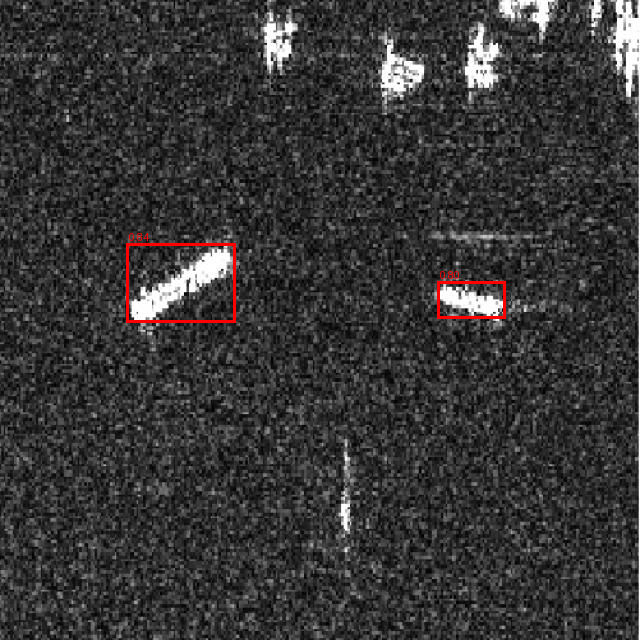
#> input picture inference_ipynb/Pair-5/ship-result.png, 640 x 640 px
$ jupyter execute --allow-errors culprit_detection.ipynb
#> lines starting #> are read from the running program, lines starting #| are printed output that depends on the picture; after the words box and inside, x2 and y2 are one past the last pixel; in counts of white or black regions, pixels touching at a corner belong together
[cell 1]
import cv2
import numpy as np
import matplotlib.pyplot as plt
import math

[cell 2]
# ---------------- CONFIGURATION ----------------
ship_path = "Pair-5/ship-result.png"
debris_path = "Pair-5/debris-result.png"
threshold = 200   # pixel threshold for verdict
mode = 'A'        # 'A' for transparent, 'B' for shifted overlay
# ------------------------------------------------

[cell 3]
def detect_red_boxes(img):
    """Detect red bounding boxes while ignoring text labels."""
    hsv = cv2.cvtColor(img, cv2.COLOR_BGR2HSV)

    # detect red color
    lower_red1, upper_red1 = (0, 100, 100), (10, 255, 255)
    lower_red2, upper_red2 = (160, 100, 100), (180, 255, 255)
    mask = cv2.inRange(hsv, lower_red1, upper_red1) + cv2.inRange(hsv, lower_red2, upper_red2)

    # Morphological closing to remove text gaps
    kernel = np.ones((3,3), np.uint8)
    mask = cv2.morphologyEx(mask, cv2.MORPH_CLOSE, kernel, iterations=3)

    # Find contours
    contours, _ = cv2.findContours(mask, cv2.RETR_EXTERNAL, cv2.CHAIN_APPROX_SIMPLE)
    boxes = []

    for c in contours:
        x, y, w, h = cv2.boundingRect(c)

        # Ignore tiny or very wide regions (like text labels)
        aspect_ratio = w / float(h)
        area = w * h
        if area < 200:     # too small (noise or text)
            continue
        if aspect_ratio > 3.5:  # too wide (text line)
            continue
        boxes.append((x, y, x + w, y + h))

    return boxes

[cell 4]
def get_centers(boxes):
    centers = []
    for (x1, y1, x2, y2) in boxes:
        centers.append(((x1 + x2)//2, (y1 + y2)//2))
    return centers

[cell 5]
def compute_distances(centers1, centers2):
    distances = []
    for i, c1 in enumerate(centers1):
        for j, c2 in enumerate(centers2):
            dist = math.sqrt((c1[0]-c2[0])**2 + (c1[1]-c2[1])**2)
            distances.append(((i, j), dist))
    return distances

[cell 6]
# Load images
ship_img = cv2.imread(ship_path)
#> ship_img is the input picture: shape (640, 640, 3); mean B, G, R 54.2, 54.2, 55.3
debris_img = cv2.imread(debris_path)
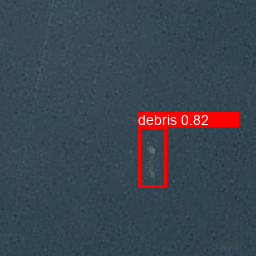
#> input picture inference_ipynb/Pair-5/debris-result.png, 256 x 256 px
#> debris_img is the input picture: shape (256, 256, 3); mean B, G, R 81.5, 69.9, 58.7

[cell 7]
h, w, _ = ship_img.shape
#> h = 640; w = 640
debris_img_resized= cv2.resize(debris_img, (w, h))

[cell 8]
# Detect boxes and centers
ship_boxes = detect_red_boxes(ship_img)
#> in detect_red_boxes, `hsv = cv2.cvtColor(img, cv2.COLOR_BGR2HSV)`: hsv: shape (640, 640, 3); mean H, S, V 0, 1.2, 55.3
#> in detect_red_boxes, `mask = cv2.inRange(hsv, lower_red1, upper_red1) + cv2.inRange(hsv, low..`:
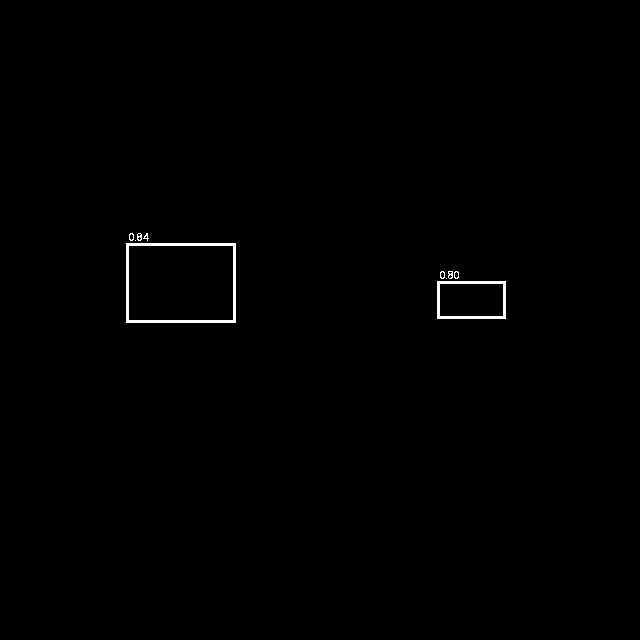
#> mask: shape (640, 640); 0.45% white; 10 white regions (2 under 20 px), largest, box (x1, y1, x2, y2) and area: (126, 243, 236, 323) 1104, (437, 281, 506, 319) 606, (448, 271, 453, 279) 27
#> in detect_red_boxes, `mask = cv2.morphologyEx(mask, cv2.MORPH_CLOSE, kernel, iterations=3)`: mask: shape (640, 640); 0.51% white; 2 white regions
#> in detect_red_boxes, `contours, _ = cv2.findContours(mask, cv2.RETR_EXTERNAL, cv2.CHAIN_APPR..`: contours = 2 contours; box (x1, y1, x2, y2) and area: (126, 233, 236, 323) 8797, (437, 271, 506, 319) 2696
#> the loop in detect_red_boxes, `for c in contours:` made 2 passes
#> (x, y, w, h, aspect_ratio, area) on passes 1 to 2: (437, 271, 69, 48, 1.44, 3312), (126, 233, 110, 90, 1.22, 9900)
#> after the loop in detect_red_boxes, `for c in contours:`: boxes = [(437, 271, 506, 319), (126, 233, 236, 323)]
#> ship_boxes = [(437, 271, 506, 319), (126, 233, 236, 323)]
debris_boxes = detect_red_boxes(debris_img_resized)
#> in detect_red_boxes (call 2), `hsv = cv2.cvtColor(img, cv2.COLOR_BGR2HSV)`: hsv: shape (640, 640, 3); mean H, S, V 99.4, 98.3, 88.2
#> in detect_red_boxes (call 2), `mask = cv2.inRange(hsv, lower_red1, upper_red1) + cv2.inRange(hsv, low..`:
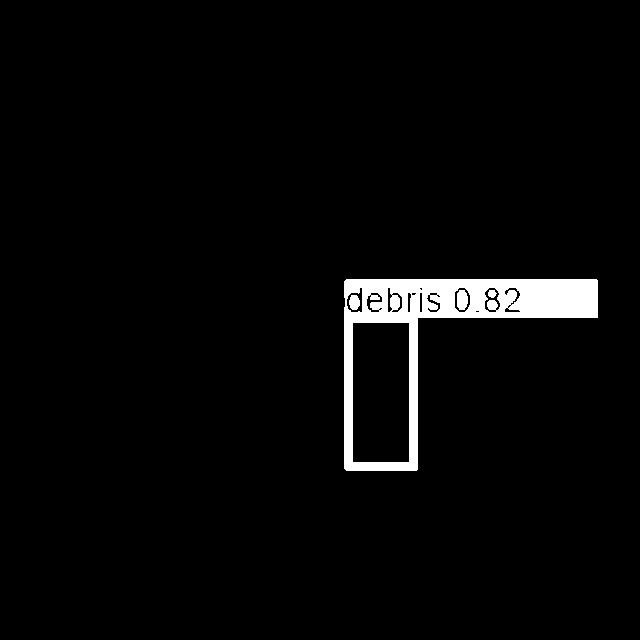
#> mask: shape (640, 640); 3.1% white; 4 white regions, box (x1, y1, x2, y2) and area: (344, 279, 598, 471) 12154, (457, 290, 468, 310) 188, (349, 295, 360, 310) 133, (488, 290, 497, 298) 54
#> in detect_red_boxes (call 2), `mask = cv2.morphologyEx(mask, cv2.MORPH_CLOSE, kernel, iterations=3)`:
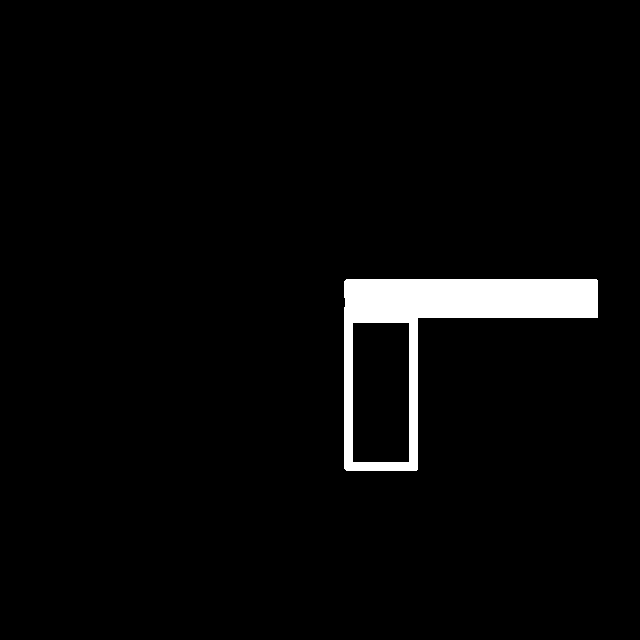
#> mask: shape (640, 640); 3.3% white; 1 white region
#> in detect_red_boxes (call 2), `contours, _ = cv2.findContours(mask, cv2.RETR_EXTERNAL, cv2.CHAIN_APPR..`: contours = 1 contour; box (x1, y1, x2, y2) and area: (344, 279, 598, 471) 20770
#> the loop in detect_red_boxes (call 2), `for c in contours:` made 1 pass
#> (x, y, w, h, aspect_ratio, area) on pass 1: (344, 279, 254, 192, 1.32, 48768)
#> after the loop in detect_red_boxes (call 2), `for c in contours:`: boxes = [(344, 279, 598, 471)]
#> debris_boxes = [(344, 279, 598, 471)]

ship_centers = get_centers(ship_boxes)
#> the loop in get_centers, `for (x1, y1, x2, y2) in boxes:` made 2 passes
#> after the loop in get_centers, `for (x1, y1, x2, y2) in boxes:`: centers = [(471, 295), (181, 278)]
#> ship_centers = [(471, 295), (181, 278)]
debris_centers = get_centers(debris_boxes)
#> the loop in get_centers (call 2), `for (x1, y1, x2, y2) in boxes:` made 1 pass
#> debris_centers = [(471, 375)]

#> (a cell that did not finish here is left out)

[cell 10]
print(f"Detected {len(ship_boxes)} ship boxes and {len(debris_boxes)} debris boxes.")
#| Detected 2 ship boxes and 1 debris boxes.

[cell 11]
# Compute distances between each ship and debris
distances = compute_distances(ship_centers, debris_centers)
#> the loop in compute_distances, `for i, c1 in enumerate(centers1):` made 2 passes
#> after the loop in compute_distances, `for i, c1 in enumerate(centers1):`: distances = [((0, 0), 80), ((1, 0), 305.8)]
#> distances = [((0, 0), 80), ((1, 0), 305.8)]
for pair, dist in distances:
    print(f"Ship {pair[0]} ↔ Debris {pair[1]} = {dist:.2f} px")
#> this loop made 2 passes
#> (pair, dist) on passes 1 to 2: ((0, 0), 80), ((1, 0), 305.8)
#| Ship 0 ↔ Debris 0 = 80.00 px
#| Ship 1 ↔ Debris 0 = 305.79 px

[cell 12]
if distances:
    closest_pair, min_dist = min(distances, key=lambda x: x[1])
#> closest_pair = (0, 0); min_dist = 80
    print(f"\nClosest pair: Ship {closest_pair[0]} ↔ Debris {closest_pair[1]} = {min_dist:.2f}px")
#| Closest pair: Ship 0 ↔ Debris 0 = 80.00px
    verdict = "⚠️ Possible culprit" if min_dist < threshold else "✅ No link detected"
#> verdict = '⚠️ Possible culprit'
    print("Verdict:", verdict)
#| Verdict: ⚠️ Possible culprit
else:
    print("No bounding boxes detected.")

[cell 13]
if mode == 'A':
    # Transparent blend
    combined = cv2.addWeighted(ship_img, 0.6, debris_img_resized, 0.6, 0)
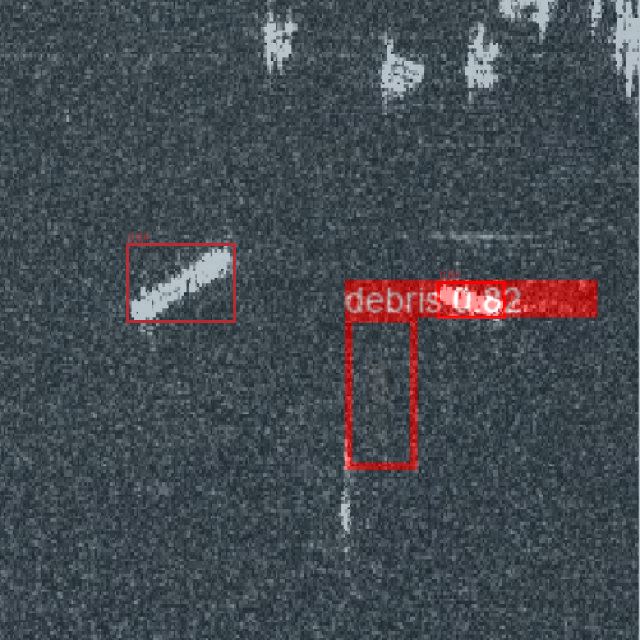
#> combined: shape (640, 640, 3); mean B, G, R 81.3, 74.4, 68.2
else:
    # Shifted overlay
    shift_x, shift_y = 100, 60
    shifted = np.zeros_like(ship_img)
    y1, y2 = shift_y, min(shift_y + h, shifted.shape[0])
    x1, x2 = shift_x, min(shift_x + w, shifted.shape[1])
    shifted[y1:y2, x1:x2] = debris_img_resized[0:y2-y1, 0:x2-x1]
    combined = cv2.addWeighted(ship_img, 0.6, shifted, 0.6, 0)

[cell 14]
# Draw connections and distance labels
for (i, j), dist in distances:
    c1 = ship_centers[i]
    c2 = debris_centers[j]
    cv2.line(combined, c1, c2, (0, 255, 0), 2)
    mid = ((c1[0]+c2[0])//2, (c1[1]+c2[1])//2)
    cv2.putText(combined, f"{dist:.1f}", mid, cv2.FONT_HERSHEY_SIMPLEX, 0.5, (0,255,0), 1)
#> this loop made 2 passes
#> (j, dist, c1, c2, mid) on passes 1 to 2: (0, 80, (471, 295), (471, 375), (471, 335)), (0, 305.8, (181, 278), (471, 375), (326, 326))
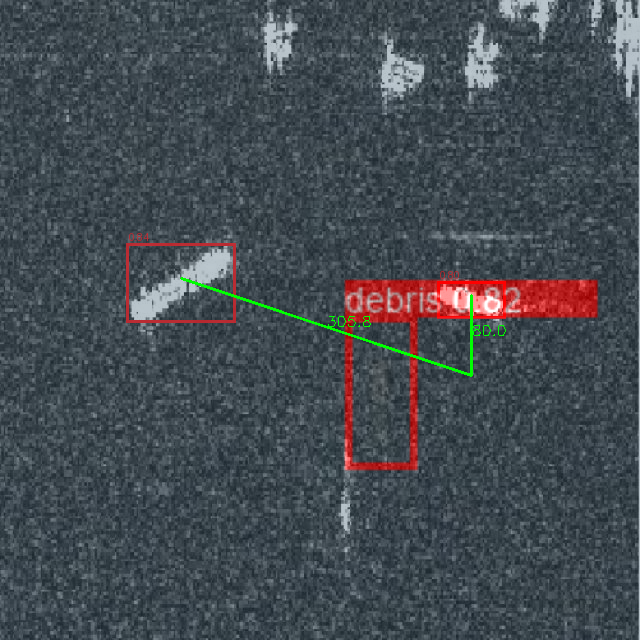
#> combined: shape (640, 640, 3); 0.32% of pixels changed, all inside (x1, y1, x2, y2) = (180, 277, 506, 377)

[cell 15]
# Draw centers
for c in ship_centers:
    cv2.circle(combined, c, 4, (255,0,0), -1)
#> this loop made 2 passes
#> combined: shape (640, 640, 3); 0.02% of pixels changed, all inside (x1, y1, x2, y2) = (177, 274, 476, 300)
for c in debris_centers:
    cv2.circle(combined, c, 4, (0,255,255), -1)
#> this loop made 1 pass
#> combined: shape (640, 640, 3); mean B, G, R 81.1, 74.9, 67.9

[cell 16]
plt.figure(figsize=(8,8))
plt.imshow(cv2.cvtColor(combined, cv2.COLOR_BGR2RGB))
plt.axis('off')
plt.title(f"Mode {mode}: Ship–Debris Distance Visualization")
plt.show()
